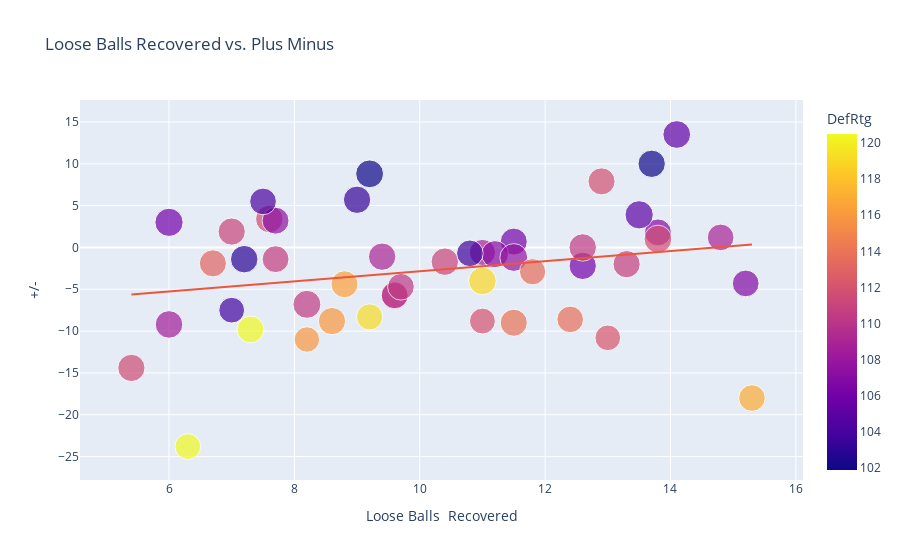

Notebook cell for this chart:
### Code cell
fig = px.scatter(opp_added, x='Loose Balls  Recovered', y='+/-', title='Loose Balls Recovered vs. Plus Minus',
                color='DefRtg', size='REB%', trendline='ols', hover_data=['TEAM'])

fig.show()

results = px.get_trendline_results(fig)
results.px_fit_results.iloc[0].summary()

### Figure 1 — Plotly figure (JSON) as saved in the notebook; plotly's stock layout.template omitted (floating-point values rounded to 4 significant figures)
{"data": [{"customdata": [["2019 Boston Celtics"], ["2019 Brooklyn Nets"], ["2019 Denver Nuggets"], ["2019 Detroit Pistons"], ["2019 Golden State Warriors"], ["2019 Houston Rockets"], ["2019 Indiana Pacers"], ["2019 LA Clippers"], ["2019 Milwaukee Bucks"], ["2019 Oklahoma City Thunder"], ["2019 Orlando Magic"], ["2019 Philadelphia 76ers"], ["2019 Portland Trail Blazers"], ["2019 San Antonio Spurs"], ["2019 Toronto Raptors"], ["2019 Utah Jazz"], ["2018 Boston Celtics"], ["2018 Cleveland Cavaliers"], ["2018 Golden State Warriors"], ["2018 Houston Rockets"], ["2018 Indiana Pacers"], ["2018 Miami Heat"], ["2018 Milwaukee Bucks"], ["2018 Minnesota Timberwolves"], ["2018 New Orleans Pelicans"], ["2018 Oklahoma City Thunder"], ["2018 Philadelphia 76ers"], ["2018 Portland Trail Blazers"], ["2018 San Antonio Spurs"], ["2018 Toronto Raptors"], ["2018 Utah Jazz"], ["2018 Washington Wizards"], ["2017 Atlanta Hawks"], ["2017 Boston Celtics"], ["2017 Chicago Bulls"], ["2017 Cleveland Cavaliers"], ["2017 Golden State Warriors"], ["2017 Houston Rockets"], ["2017 Indiana Pacers"], ["2017 LA Clippers"], ["2017 Memphis Grizzlies"], ["2017 Milwaukee Bucks"], ["2017 Oklahoma City Thunder"], ["2017 Portland Trail Blazers"], ["2017 San Antonio Spurs"], ["2017 Toronto Raptors"], ["2017 Utah Jazz"], ["2017 Washington Wizards"]], "hovertemplate": "Loose Balls  Recovered=%{x}<br>+/-=%{y}<br>REB%=%{marker.size}<br>TEAM=%{customdata[0]}<br>DefRtg=%{marker.color}<extra></extra>", "legendgroup": "", "marker": {"color": [103, 115.9, 111.1, 120.5, 111.5, 107.4, 103.9, 120.5, 101.9, 109.9, 111.5, 106, 110.6, 113.1, 104.2, 108.5, 106.2, 111.1, 102, 107, 103.4, 112.2, 108.8, 116, 107, 106.9, 105, 113.9, 111.9, 116.4, 106.1, 110.8, 107.7, 113.5, 110.5, 111.8, 105.3, 108.9, 119, 109, 119.2, 103.7, 113.7, 116.9, 111.6, 110.1, 110.4, 110.5], "coloraxis": "coloraxis", "size": [51.4, 44.1, 50.5, 45.2, 51.3, 49.1, 45.1, 49, 52.6, 48.2, 50.5, 54.1, 49.1, 49.9, 48.3, 51.6, 49.4, 51.3, 50.8, 49.4, 50.7, 44.9, 46.6, 50.6, 49.7, 48.5, 54.3, 49.9, 45.6, 49.6, 50.7, 50.4, 52.6, 46.8, 53.2, 49.7, 52.2, 48.3, 51.9, 50.8, 46.6, 48.2, 48.1, 48.1, 52.6, 49.9, 48.5, 51.3], "sizemode": "area", "sizeref": 0.1357, "symbol": "circle"}, "mode": "markers", "name": "", "orientation": "v", "showlegend": false, "type": "scatter", "x": [7.2, 8.2, 7, 6.3, 7.6, 7.7, 7, 7.3, 9.2, 9.6, 5.4, 6, 7.7, 6.7, 7.5, 6, 11.5, 10.4, 13.7, 13.8, 9, 13, 11, 8.6, 11.2, 15.2, 13.5, 11.5, 11, 8.8, 12.6, 13.3, 11.5, 11.8, 8.2, 12.9, 14.1, 14.8, 11, 9.4, 9.2, 10.8, 12.4, 15.3, 13.8, 9.6, 9.7, 12.6], "xaxis": "x", "y": [-1.4, -11, 1.9, -23.8, 3.4, 3.2, -7.5, -9.8, 8.8, -5.8, -14.4, 3, -1.4, -1.9, 5.5, -9.2, 0.7, -1.7, 10, 1.8, 5.7, -10.8, -0.6, -8.8, -0.8, -4.3, 3.9, -9, -8.8, -4.4, -2.2, -2, -1.2, -2.9, -6.8, 7.9, 13.5, 1.2, -4, -1.1, -8.3, -0.7, -8.6, -18, 1, -5.7, -4.7, 0], "yaxis": "y"}, {"hovertemplate": "<b>OLS trendline</b><br>+/- = 0.604359 * Loose Balls  Recovered + -8.90007<br>R<sup>2</sup>=0.055146<br><br>Loose Balls  Recovered=%{x}<br>+/-=%{y} <b>(trend)</b><extra></extra>", "legendgroup": "", "marker": {"symbol": "circle"}, "mode": "lines", "name": "", "showlegend": false, "type": "scatter", "x": [5.4, 6, 6, 6.3, 6.7, 7, 7, 7.2, 7.3, 7.5, 7.6, 7.7, 7.7, 8.2, 8.2, 8.6, 8.8, 9, 9.2, 9.2, 9.4, 9.6, 9.6, 9.7, 10.4, 10.8, 11, 11, 11, 11.2, 11.5, 11.5, 11.5, 11.8, 12.4, 12.6, 12.6, 12.9, 13, 13.3, 13.5, 13.7, 13.8, 13.8, 14.1, 14.8, 15.2, 15.3], "xaxis": "x", "y": [-5.637, -5.274, -5.274, -5.093, -4.851, -4.67, -4.67, -4.549, -4.488, -4.367, -4.307, -4.246, -4.246, -3.944, -3.944, -3.703, -3.582, -3.461, -3.34, -3.34, -3.219, -3.098, -3.098, -3.038, -2.615, -2.373, -2.252, -2.252, -2.252, -2.131, -1.95, -1.95, -1.95, -1.769, -1.406, -1.285, -1.285, -1.104, -1.043, -0.8621, -0.7412, -0.6203, -0.5599, -0.5599, -0.3786, 0.04446, 0.2862, 0.3466], "yaxis": "y"}], "layout": {"coloraxis": {"colorbar": {"title": {"text": "DefRtg"}}, "colorscale": [[0, "#0d0887"], [0.1111, "#46039f"], [0.2222, "#7201a8"], [0.3333, "#9c179e"], [0.4444, "#bd3786"], [0.5556, "#d8576b"], [0.6667, "#ed7953"], [0.7778, "#fb9f3a"], [0.8889, "#fdca26"], [1, "#f0f921"]]}, "legend": {"itemsizing": "constant", "tracegroupgap": 0}, "title": {"text": "Loose Balls Recovered vs. Plus Minus"}, "xaxis": {"anchor": "y", "domain": [0, 1], "title": {"text": "Loose Balls  Recovered"}}, "yaxis": {"anchor": "x", "domain": [0, 1], "title": {"text": "+/-"}}}}
